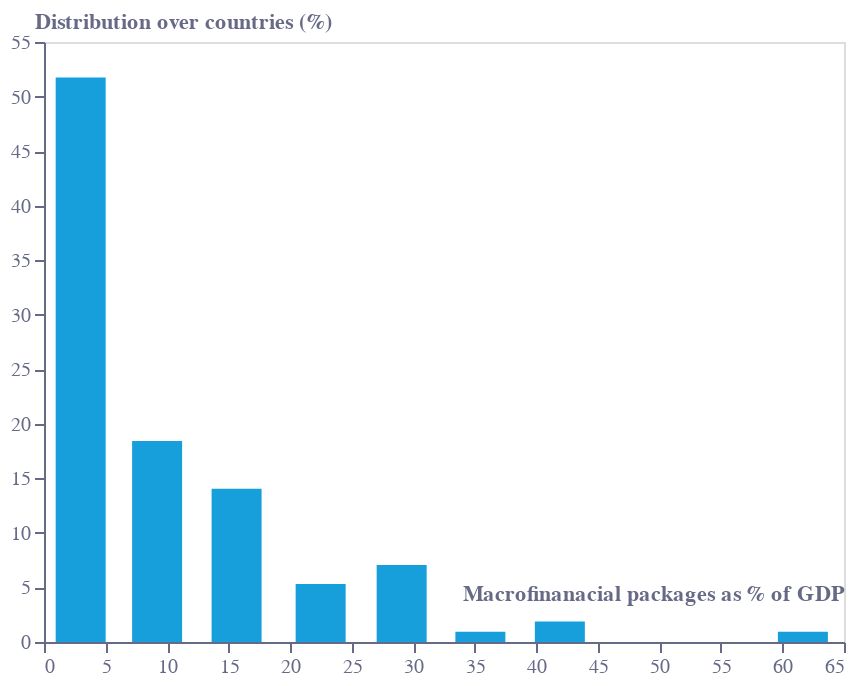

Notebook code cell kept with this figure:
### Code cell
layer1=bars
layer1.save("visualisation/" + f + "_bars_only.json")
layer1.save("visualisation/" + f + "_bars_only.svg")
layer1.save("visualisation/" + f + "_bars_only.png")
layer1

### Figure 1 — Vega-Lite specification as saved in the notebook (floating-point values rounded to 4 significant figures)
{"config": {"view": {"continuousWidth": 400, "continuousHeight": 300}}, "data": {"name": "data-43e9303e838de33cdf418ace35da1caf"}, "mark": {"type": "bar", "color": "#179FDB", "width": 25}, "encoding": {"x": {"axis": {"domainColor": "#676A86", "grid": false, "labelAngle": 0, "labelColor": "#676A86", "orient": "bottom", "tickColor": "#676A86", "tickCount": 10, "title": "Macrofinanacial packages as % of GDP", "titleAlign": "right", "titleAnchor": "end", "titleColor": "#676A86", "titleY": -30}, "field": "gx", "sort": [], "type": "quantitative"}, "y": {"axis": {"domainColor": "#676A86", "grid": false, "labelColor": "#676A86", "tickColor": "#676A86", "title": "Distribution over countries (%)", "titleAlign": "left", "titleAngle": 0, "titleBaseline": "bottom", "titleColor": "#676A86", "titleX": -5, "titleY": -5}, "field": "gy", "sort": [], "type": "quantitative"}}, "$schema": "https://vega.github.io/schema/vega-lite/v4.17.0.json", "datasets": {"data-43e9303e838de33cdf418ace35da1caf": [{"x1": 0.1128, "y1": 3.22, "x2": 0.7414, "y2": 4.409, "x3": 0.1159, "y3": 1.964, "gx": 2.981, "gy": 51.75, "x": 1.0, "y2r": 4.339, "y3r": 1.947}, {"x1": 0.7414, "y1": 3.176, "x2": 1.999, "y2": 4.27, "x3": 2.203, "y3": 1.913, "gx": 9.19, "gy": 18.41, "x": 2.0, "y2r": 4.248, "y3r": 1.93}, {"x1": 1.37, "y1": 3.111, "x2": 2.392, "y2": 4.226, "x3": 7.247, "y3": 1.631, "gx": 15.65, "gy": 14.05, "x": 3.0, "y2r": 4.153, "y3r": 1.866}, {"x1": 1.999, "y1": 3.068, "x2": 3.57, "y2": 4.079, "x3": 11.3, "y3": 1.375, "gx": 22.48, "gy": 5.309, "x": 4.0, "y2r": 3.996, "y3r": 1.819}, {"x1": 2.627, "y1": 3.029, "x2": 3.963, "y2": 4.035, "x3": 15.42, "y3": 1.004, "gx": 29.06, "gy": 7.056, "x": 5.0, "y2r": 3.957, "y3r": 1.772}, {"x1": 3.256, "y1": 2.964, "x2": 5.142, "y2": 3.918, "x3": 20.17, "y3": 0.4661, "gx": 35.46, "gy": 0.9409, "x": 6.0, "y2r": 3.797, "y3r": 1.725}, {"x1": 3.885, "y1": 2.92, "x2": 5.613, "y2": 3.853, "x3": 24.23, "y3": -0.02049, "gx": 41.91, "gy": 1.882, "x": 7.0, "y2r": 3.714, "y3r": 1.678}, {"x1": 4.513, "y1": 2.873, "x2": 6.714, "y2": 3.74, "x3": 32.0, "y3": -1.07, "gx": 61.66, "gy": 0.9409, "x": 8.0, "y2r": 3.628, "y3r": 1.58}, {"x1": 5.142, "y1": 2.812, "x2": 7.185, "y2": 3.688, "x3": 39.19, "y3": -2.069, "gx": null, "gy": null, "x": 9.0, "y2r": 3.483, "y3r": 1.529}, {"x1": 5.771, "y1": 2.768, "x2": 8.442, "y2": 3.567, "x3": 45.16, "y3": -2.901, "gx": null, "gy": null, "x": 10.0, "y2r": 3.451, "y3r": 1.478}, {"x1": 6.399, "y1": 2.708, "x2": 8.992, "y2": 3.515, "x3": 51.31, "y3": -3.798, "gx": null, "gy": null, "x": 11.0, "y2r": 3.351, "y3r": 1.426}, {"x1": 6.949, "y1": 2.682, "x2": 10.17, "y2": 3.419, "x3": 57.86, "y3": -4.745, "gx": null, "gy": null, "x": 12.0, "y2r": 3.269, "y3r": 1.301}, {"x1": 7.657, "y1": 2.608, "x2": 11.77, "y2": 3.283, "x3": 64.06, "y3": -5.667, "gx": null, "gy": null, "x": 13.0, "y2r": 3.217, "y3r": 1.227}, {"x1": 8.207, "y1": 2.577, "x2": 12.29, "y2": 3.254, "x3": null, "y3": null, "gx": null, "gy": null, "x": 14.0, "y2r": 3.15, "y3r": 1.152}, {"x1": 8.914, "y1": 2.504, "x2": 13.39, "y2": 3.179, "x3": null, "y3": null, "gx": null, "gy": null, "x": 15.0, "y2r": 3.081, "y3r": 1.078}, {"x1": 9.542, "y1": 2.465, "x2": 14.02, "y2": 3.121, "x3": null, "y3": null, "gx": null, "gy": null, "x": 16.0, "y2r": 2.974, "y3r": 0.9142}, {"x1": 10.17, "y1": 2.417, "x2": 15.23, "y2": 3.04, "x3": null, "y3": null, "gx": null, "gy": null, "x": 17.0, "y2r": 2.922, "y3r": 0.8246}, {"x1": 10.83, "y1": 2.363, "x2": 15.75, "y2": 3.011, "x3": null, "y3": null, "gx": null, "gy": null, "x": 18.0, "y2r": 2.886, "y3r": 0.735}, {"x1": 11.59, "y1": 2.295, "x2": 16.96, "y2": 2.936, "x3": null, "y3": null, "gx": null, "gy": null, "x": 19.0, "y2r": 2.851, "y3r": 0.6453}, {"x1": 12.14, "y1": 2.265, "x2": 17.48, "y2": 2.907, "x3": null, "y3": null, "gx": null, "gy": null, "x": 20.0, "y2r": 2.807, "y3r": 0.5557}, {"x1": 12.82, "y1": 2.201, "x2": 18.81, "y2": 2.864, "x3": null, "y3": null, "gx": null, "gy": null, "x": 21.0, "y2r": 2.764, "y3r": 0.3688}, {"x1": 13.47, "y1": 2.152, "x2": 19.29, "y2": 2.838, "x3": null, "y3": null, "gx": null, "gy": null, "x": 22.0, "y2r": 2.721, "y3r": 0.2714}, {"x1": 14.07, "y1": 2.097, "x2": 20.54, "y2": 2.777, "x3": null, "y3": null, "gx": null, "gy": null, "x": 23.0, "y2r": 2.69, "y3r": 0.1741}, {"x1": 14.73, "y1": 2.048, "x2": 21.02, "y2": 2.751, "x3": null, "y3": null, "gx": null, "gy": null, "x": 24.0, "y2r": 2.66, "y3r": 0.07682}, {"x1": 15.36, "y1": 1.996, "x2": 28.17, "y2": 2.508, "x3": null, "y3": null, "gx": null, "gy": null, "x": 25.0, "y2r": 2.63, "y3r": -0.1371}, {"x1": 16.01, "y1": 1.947, "x2": 29.97, "y2": 2.473, "x3": null, "y3": null, "gx": null, "gy": null, "x": 26.0, "y2r": 2.599, "y3r": -0.2538}, {"x1": 16.61, "y1": 1.892, "x2": 31.78, "y2": 2.439, "x3": null, "y3": null, "gx": null, "gy": null, "x": 27.0, "y2r": 2.569, "y3r": -0.3705}, {"x1": 17.27, "y1": 1.843, "x2": 33.59, "y2": 2.404, "x3": null, "y3": null, "gx": null, "gy": null, "x": 28.0, "y2r": 2.538, "y3r": -0.4871}, {"x1": 18.0, "y1": 1.785, "x2": 35.4, "y2": 2.369, "x3": null, "y3": null, "gx": null, "gy": null, "x": 29.0, "y2r": 2.491, "y3r": -0.6038}, {"x1": 18.66, "y1": 1.749, "x2": 37.2, "y2": 2.335, "x3": null, "y3": null, "gx": null, "gy": null, "x": 30.0, "y2r": 2.462, "y3r": -0.7204}, {"x1": 19.29, "y1": 1.705, "x2": 39.01, "y2": 2.3, "x3": null, "y3": null, "gx": null, "gy": null, "x": 31.0, "y2r": 2.45, "y3r": -0.8371}, {"x1": 19.92, "y1": 1.64, "x2": 40.82, "y2": 2.265, "x3": null, "y3": null, "gx": null, "gy": null, "x": 32.0, "y2r": 2.427, "y3r": -0.9538}, {"x1": 20.52, "y1": 1.611, "x2": 42.62, "y2": 2.23, "x3": null, "y3": null, "gx": null, "gy": null, "x": 33.0, "y2r": 2.416, "y3r": -1.195}, {"x1": 21.2, "y1": 1.565, "x2": 43.96, "y2": 2.222, "x3": null, "y3": null, "gx": null, "gy": null, "x": 34.0, "y2r": 2.392, "y3r": -1.32}, {"x1": 21.96, "y1": 1.497, "x2": 45.69, "y2": 2.196, "x3": null, "y3": null, "gx": null, "gy": null, "x": 35.0, "y2r": 2.381, "y3r": -1.445}, {"x1": 22.51, "y1": 1.467, "x2": 47.58, "y2": 2.161, "x3": null, "y3": null, "gx": null, "gy": null, "x": 36.0, "y2r": 2.358, "y3r": -1.57}, {"x1": 23.22, "y1": 1.393, "x2": 49.85, "y2": 2.126, "x3": null, "y3": null, "gx": null, "gy": null, "x": 37.0, "y2r": 2.346, "y3r": -1.695}, {"x1": 23.84, "y1": 1.358, "x2": 52.92, "y2": 2.092, "x3": null, "y3": null, "gx": null, "gy": null, "x": 38.0, "y2r": 2.323, "y3r": -1.819}, {"x1": 24.45, "y1": 1.299, "x2": 54.96, "y2": 2.057, "x3": null, "y3": null, "gx": null, "gy": null, "x": 39.0, "y2r": 2.311, "y3r": -1.944}, {"x1": 25.1, "y1": 1.25, "x2": 58.42, "y2": 2.022, "x3": null, "y3": null, "gx": null, "gy": null, "x": 40.0, "y2r": 2.282, "y3r": -2.188}, {"x1": 25.7, "y1": 1.195, "x2": 63.76, "y2": 1.953, "x3": null, "y3": null, "gx": null, "gy": null, "x": 41.0, "y2r": 2.254, "y3r": -2.307}, {"x1": 26.38, "y1": 1.149, "x2": 64.31, "y2": 1.953, "x3": null, "y3": null, "gx": null, "gy": null, "x": 42.0, "y2r": 2.242, "y3r": -2.426}, {"x1": 26.99, "y1": 1.094, "x2": null, "y2": null, "x3": null, "y3": null, "gx": null, "gy": null, "x": 43.0, "y2r": 2.226, "y3r": -2.545}, {"x1": 27.62, "y1": 1.055, "x2": null, "y2": null, "x3": null, "y3": null, "gx": null, "gy": null, "x": 44.0, "y2r": 2.213, "y3r": -2.664}, {"x1": 28.4, "y1": 0.9764, "x2": null, "y2": null, "x3": null, "y3": null, "gx": null, "gy": null, "x": 45.0, "y2r": 2.204, "y3r": -2.783}, {"x1": 29.03, "y1": 0.9374, "x2": null, "y2": null, "x3": null, "y3": null, "gx": null, "gy": null, "x": 46.0, "y2r": 2.184, "y3r": -3.029}, {"x1": 29.66, "y1": 0.8897, "x2": null, "y2": null, "x3": null, "y3": null, "gx": null, "gy": null, "x": 47.0, "y2r": 2.173, "y3r": -3.157}, {"x1": 30.31, "y1": 0.8362, "x2": null, "y2": null, "x3": null, "y3": null, "gx": null, "gy": null, "x": 48.0, "y2r": 2.149, "y3r": -3.286}, {"x1": 30.92, "y1": 0.7812, "x2": null, "y2": null, "x3": null, "y3": null, "gx": null, "gy": null, "x": 49.0, "y2r": 2.138, "y3r": -3.414}, {"x1": 31.57, "y1": 0.732, "x2": null, "y2": null, "x3": null, "y3": null, "gx": null, "gy": null, "x": 50.0, "y2r": 2.118, "y3r": -3.542}, {"x1": 32.17, "y1": 0.6727, "x2": null, "y2": null, "x3": null, "y3": null, "gx": null, "gy": null, "x": 51.0, "y2r": 2.109, "y3r": -3.67}, {"x1": 32.8, "y1": 0.638, "x2": null, "y2": null, "x3": null, "y3": null, "gx": null, "gy": null, "x": 52.0, "y2r": 2.1, "y3r": -3.933}, {"x1": 33.59, "y1": 0.5599, "x2": null, "y2": null, "x3": null, "y3": null, "gx": null, "gy": null, "x": 53.0, "y2r": 2.08, "y3r": -4.068}, {"x1": 34.14, "y1": 0.5295, "x2": null, "y2": null, "x3": null, "y3": null, "gx": null, "gy": null, "x": 54.0, "y2r": 2.068, "y3r": -4.204}, {"x1": 34.82, "y1": 0.4659, "x2": null, "y2": null, "x3": null, "y3": null, "gx": null, "gy": null, "x": 55.0, "y2r": 2.05, "y3r": -4.339}, {"x1": 35.47, "y1": 0.4167, "x2": null, "y2": null, "x3": null, "y3": null, "gx": null, "gy": null, "x": 56.0, "y2r": 2.043, "y3r": -4.474}, {"x1": 36.08, "y1": 0.3618, "x2": null, "y2": null, "x3": null, "y3": null, "gx": null, "gy": null, "x": 57.0, "y2r": 2.036, "y3r": -4.61}, {"x1": 36.76, "y1": 0.3155, "x2": null, "y2": null, "x3": null, "y3": null, "gx": null, "gy": null, "x": 58.0, "y2r": 2.029, "y3r": -4.86}, {"x1": 37.36, "y1": 0.2519, "x2": null, "y2": null, "x3": null, "y3": null, "gx": null, "gy": null, "x": 59.0, "y2r": 2.011, "y3r": -4.976}, {"x1": 37.99, "y1": 0.2215, "x2": null, "y2": null, "x3": null, "y3": null, "gx": null, "gy": null, "x": 60.0, "y2r": 1.999, "y3r": -5.091}, {"x1": 38.54, "y1": 0.1824, "x2": null, "y2": null, "x3": null, "y3": null, "gx": null, "gy": null, "x": 61.0, "y2r": 1.987, "y3r": -5.206}, {"x1": 39.25, "y1": 0.1087, "x2": null, "y2": null, "x3": null, "y3": null, "gx": null, "gy": null, "x": 62.0, "y2r": 1.976, "y3r": -5.321}, {"x1": 39.87, "y1": 0.06094, "x2": null, "y2": null, "x3": null, "y3": null, "gx": null, "gy": null, "x": 63.0, "y2r": 1.964, "y3r": -5.437}, {"x1": 40.48, "y1": 0.02044, "x2": null, "y2": null, "x3": null, "y3": null, "gx": null, "gy": null, "x": 64.0, "y2r": 1.953, "y3r": -5.552}, {"x1": 41.05, "y1": -0.03741, "x2": null, "y2": null, "x3": null, "y3": null, "gx": null, "gy": null, "x": 65.0, "y2r": 1.953, "y3r": -5.667}, {"x1": 41.73, "y1": -0.08948, "x2": null, "y2": null, "x3": null, "y3": null, "gx": null, "gy": null, "x": null, "y2r": null, "y3r": null}, {"x1": 42.39, "y1": -0.1386, "x2": null, "y2": null, "x3": null, "y3": null, "gx": null, "gy": null, "x": null, "y2r": null, "y3r": null}, {"x1": 42.99, "y1": -0.1936, "x2": null, "y2": null, "x3": null, "y3": null, "gx": null, "gy": null, "x": null, "y2r": null, "y3r": null}, {"x1": 43.65, "y1": -0.2471, "x2": null, "y2": null, "x3": null, "y3": null, "gx": null, "gy": null, "x": null, "y2r": null, "y3r": null}, {"x1": 44.28, "y1": -0.2948, "x2": null, "y2": null, "x3": null, "y3": null, "gx": null, "gy": null, "x": null, "y2r": null, "y3r": null}, {"x1": 44.93, "y1": -0.344, "x2": null, "y2": null, "x3": null, "y3": null, "gx": null, "gy": null, "x": null, "y2r": null, "y3r": null}, {"x1": 45.69, "y1": -0.412, "x2": null, "y2": null, "x3": null, "y3": null, "gx": null, "gy": null, "x": null, "y2r": null, "y3r": null}, {"x1": 46.32, "y1": -0.451, "x2": null, "y2": null, "x3": null, "y3": null, "gx": null, "gy": null, "x": null, "y2r": null, "y3r": null}, {"x1": 46.95, "y1": -0.4988, "x2": null, "y2": null, "x3": null, "y3": null, "gx": null, "gy": null, "x": null, "y2r": null, "y3r": null}, {"x1": 47.6, "y1": -0.5523, "x2": null, "y2": null, "x3": null, "y3": null, "gx": null, "gy": null, "x": null, "y2r": null, "y3r": null}, {"x1": 48.2, "y1": -0.6072, "x2": null, "y2": null, "x3": null, "y3": null, "gx": null, "gy": null, "x": null, "y2r": null, "y3r": null}, {"x1": 48.86, "y1": -0.6564, "x2": null, "y2": null, "x3": null, "y3": null, "gx": null, "gy": null, "x": null, "y2r": null, "y3r": null}, {"x1": 49.46, "y1": -0.7157, "x2": null, "y2": null, "x3": null, "y3": null, "gx": null, "gy": null, "x": null, "y2r": null, "y3r": null}, {"x1": 50.09, "y1": -0.7504, "x2": null, "y2": null, "x3": null, "y3": null, "gx": null, "gy": null, "x": null, "y2r": null, "y3r": null}, {"x1": 50.88, "y1": -0.8285, "x2": null, "y2": null, "x3": null, "y3": null, "gx": null, "gy": null, "x": null, "y2r": null, "y3r": null}, {"x1": 51.43, "y1": -0.8589, "x2": null, "y2": null, "x3": null, "y3": null, "gx": null, "gy": null, "x": null, "y2r": null, "y3r": null}, {"x1": 52.11, "y1": -0.9225, "x2": null, "y2": null, "x3": null, "y3": null, "gx": null, "gy": null, "x": null, "y2r": null, "y3r": null}, {"x1": 52.76, "y1": -0.9717, "x2": null, "y2": null, "x3": null, "y3": null, "gx": null, "gy": null, "x": null, "y2r": null, "y3r": null}, {"x1": 53.36, "y1": -1.027, "x2": null, "y2": null, "x3": null, "y3": null, "gx": null, "gy": null, "x": null, "y2r": null, "y3r": null}, {"x1": 54.05, "y1": -1.073, "x2": null, "y2": null, "x3": null, "y3": null, "gx": null, "gy": null, "x": null, "y2r": null, "y3r": null}, {"x1": 54.65, "y1": -1.137, "x2": null, "y2": null, "x3": null, "y3": null, "gx": null, "gy": null, "x": null, "y2r": null, "y3r": null}, {"x1": 55.28, "y1": -1.167, "x2": null, "y2": null, "x3": null, "y3": null, "gx": null, "gy": null, "x": null, "y2r": null, "y3r": null}, {"x1": 55.83, "y1": -1.206, "x2": null, "y2": null, "x3": null, "y3": null, "gx": null, "gy": null, "x": null, "y2r": null, "y3r": null}, {"x1": 56.53, "y1": -1.28, "x2": null, "y2": null, "x3": null, "y3": null, "gx": null, "gy": null, "x": null, "y2r": null, "y3r": null}, {"x1": 57.08, "y1": -1.31, "x2": null, "y2": null, "x3": null, "y3": null, "gx": null, "gy": null, "x": null, "y2r": null, "y3r": null}, {"x1": 57.79, "y1": -1.384, "x2": null, "y2": null, "x3": null, "y3": null, "gx": null, "gy": null, "x": null, "y2r": null, "y3r": null}, {"x1": 58.42, "y1": -1.419, "x2": null, "y2": null, "x3": null, "y3": null, "gx": null, "gy": null, "x": null, "y2r": null, "y3r": null}, {"x1": 59.02, "y1": -1.478, "x2": null, "y2": null, "x3": null, "y3": null, "gx": null, "gy": null, "x": null, "y2r": null, "y3r": null}, {"x1": 59.68, "y1": -1.531, "x2": null, "y2": null, "x3": null, "y3": null, "gx": null, "gy": null, "x": null, "y2r": null, "y3r": null}, {"x1": 60.28, "y1": -1.582, "x2": null, "y2": null, "x3": null, "y3": null, "gx": null, "gy": null, "x": null, "y2r": null, "y3r": null}, {"x1": 60.96, "y1": -1.628, "x2": null, "y2": null, "x3": null, "y3": null, "gx": null, "gy": null, "x": null, "y2r": null, "y3r": null}, {"x1": 61.72, "y1": -1.679, "x2": null, "y2": null, "x3": null, "y3": null, "gx": null, "gy": null, "x": null, "y2r": null, "y3r": null}, {"x1": 62.35, "y1": -1.727, "x2": null, "y2": null, "x3": null, "y3": null, "gx": null, "gy": null, "x": null, "y2r": null, "y3r": null}, {"x1": 62.98, "y1": -1.77, "x2": null, "y2": null, "x3": null, "y3": null, "gx": null, "gy": null, "x": null, "y2r": null, "y3r": null}, {"x1": 63.53, "y1": -1.819, "x2": null, "y2": null, "x3": null, "y3": null, "gx": null, "gy": null, "x": null, "y2r": null, "y3r": null}, {"x1": 64.21, "y1": -1.86, "x2": null, "y2": null, "x3": null, "y3": null, "gx": null, "gy": null, "x": null, "y2r": null, "y3r": null}, {"x1": 64.71, "y1": -1.892, "x2": null, "y2": null, "x3": null, "y3": null, "gx": null, "gy": null, "x": null, "y2r": null, "y3r": null}]}}
